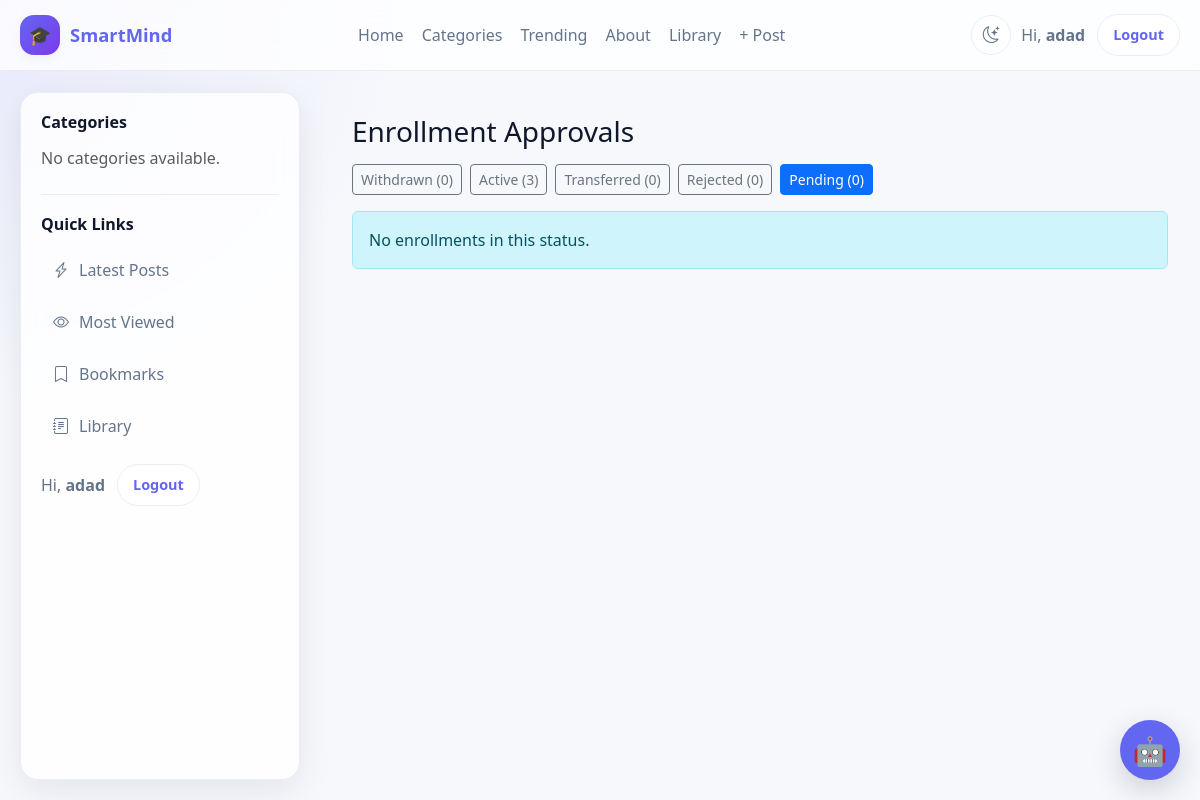
Before: /accounts/enrollments/ (signed in) with the older database file.
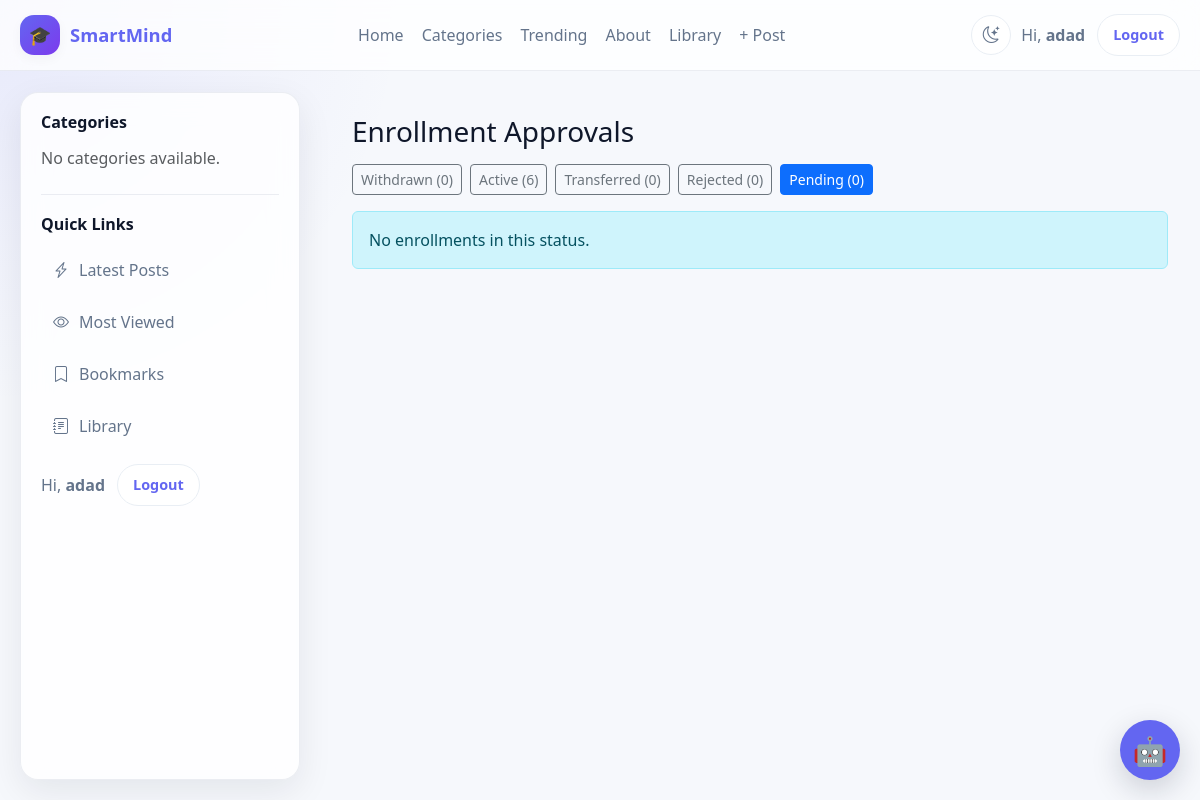
After: the same page with the newer database file.
### assignments/models.py (models this page shows, shortened)
class Enrollment(models.Model):
    STATUS_CHOICES = [
        ("PENDING", "Pending approval"),
        ("ACTIVE", "Active"),
        ("REJECTED", "Rejected"),
        ("TRANSFERRED", "Transferred"),
        ("WITHDRAWN", "Withdrawn"),
    ]
    student = models.ForeignKey(
        "accounts.User",
        on_delete=models.CASCADE,
        related_name="enrollments",
    )
    school_class = models.ForeignKey(
        "schools.SchoolClass",
        on_delete=models.CASCADE,
        related_name="enrollments",
    )
    school = models.ForeignKey(
        "schools.School",
        on_delete=models.CASCADE,
        editable=False,
    )
    status = models.CharField(
        max_length=12,
        choices=STATUS_CHOICES,
        default="PENDING",
        db_index=True,
    )
    decided_by = models.ForeignKey(
        settings.AUTH_USER_MODEL,
        null=True,
        blank=True,
        on_delete=models.SET_NULL,
        related_name="decided_enrollments",
    )
    decided_at = models.DateTimeField(
        null=True,
        blank=True,
    )
    notes = models.TextField(blank=True)
    created_at = models.DateTimeField(default=timezone.now, editable=False)
    updated_at = models.DateTimeField(default=timezone.now, editable=False)
    class Meta:
        constraints = [
            models.UniqueConstraint(
                fields=["student", "school_class"],
                name="unique_student_class",
            )
        ]
        indexes = [
            models.Index(fields=["school", "status"]),
        ]
        ordering = ["-created_at"]

### accounts/views.py (the view)
@login_required
def enrollment_review_list(request):
    user = request.user
    if user.is_superuser:
        base_qs = Enrollment.objects.all()
        school = None
    else:
        admin, school = _admin_school_or_403(request)
        base_qs = Enrollment.objects.filter(school_class__school=school)
    status_filter = (request.GET.get("status") or "PENDING").upper()
    valid_statuses = {"PENDING", "ACTIVE", "REJECTED", "TRANSFERRED", "WITHDRAWN"}
    if status_filter not in valid_statuses:
        status_filter = "PENDING"
    enrollments = (
        base_qs.filter(status=status_filter)
        .select_related("student", "school_class")
        .order_by("-created_at")
    )
    counts = {s: base_qs.filter(status=s).count() for s in valid_statuses}
    return render(request, "enrollment_review_list.html", {
        "school": school,
        "enrollments": enrollments,
        "status_filter": status_filter,
        "counts": counts,
    })

### accounts/templates/enrollment_review_list.html (shortened to what this page needs)
{% extends "base.html" %}
{% block content %}
<div class="container py-4">
    <h3 class="mb-3">Enrollment Approvals</h3>
    <div class="mb-3 d-flex gap-2 flex-wrap">
        {% for s, c in counts.items %}
            <a href="?status={{ s }}"
               class="btn btn-sm {% if s == status_filter %}btn-primary{% else %}btn-outline-secondary{% endif %}">
                {{ s|title }} ({{ c }})
            </a>
        {% endfor %}
    </div>
    {% if enrollments %}
        <div class="table-responsive">
            <table class="table align-middle">
                <thead>
                    <tr>
                        <th>Learner</th>
                        <th>Admission No.</th>
                        <th>Class</th>
                        <th>Status</th>
                        <th>Submitted</th>
                        <th></th>
                    </tr>
                </thead>
                <tbody>
                    {% for e in enrollments %}
                    <tr>
                        <td>{{ e.student.get_full_name|default:e.student.username }}</td>
                        <td>{{ e.student.admission_no|default:"—" }}</td>
                        <td>{{ e.school_class.name }}</td>
                        <td><span class="badge bg-secondary">{{ e.get_status_display }}</span></td>
                        <td>{{ e.created_at|date:"M d, Y H:i" }}</td>
                        <td class="text-end">
                            {% if e.status == "PENDING" %}
                                <form method="post" action="{% url 'enrollment_approve' e.id %}" class="d-inline">
                                    {% csrf_token %}
                                    <button class="btn btn-sm btn-success">Approve</button>
                                </form>
                            {% endif %}
                            <a href="{% url 'enrollment_transfer' e.id %}"
                               class="btn btn-sm btn-outline-primary">Transfer</a>
                            {% if e.status == "PENDING" %}
                                <form method="post" action="{% url 'enrollment_reject' e.id %}" class="d-inline">
                                    {% csrf_token %}
                                    <button class="btn btn-sm btn-outline-danger">Reject</button>
                                </form>
                            {% endif %}
                        </td>
                    </tr>
                    {% endfor %}
                </tbody>
            </table>
        </div>
    {% else %}
        <div class="alert alert-info">No enrollments in this status.</div>
    {% endif %}
</div>
{% endblock %}

Changed rows visible on the page:
no longer on this page (row unchanged): Enrollment: status "Active", id "3"
added Enrollment: status "Active", id "6"
